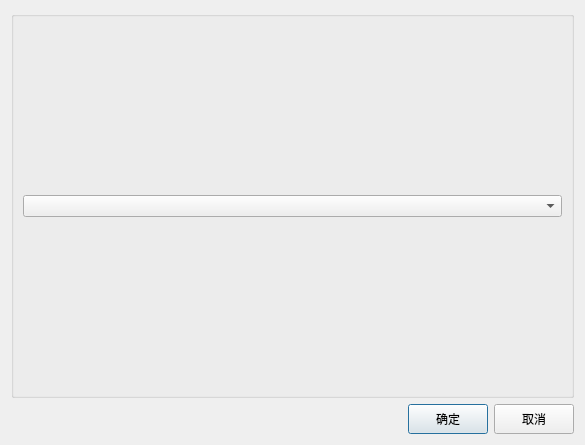
<?xml version="1.0" encoding="UTF-8"?>
<ui version="4.0">
 <class>Dialog</class>
 <widget class="QDialog" name="Dialog">
  <property name="geometry">
   <rect>
    <x>0</x>
    <y>0</y>
    <width>585</width>
    <height>445</height>
   </rect>
  </property>
  <property name="windowTitle">
   <string>导入测试工程</string>
  </property>
  <layout class="QVBoxLayout" name="verticalLayout" stretch="8,1">
   <item>
    <widget class="QGroupBox" name="groupBox">
     <property name="title">
      <string/>
     </property>
     <layout class="QVBoxLayout" name="verticalLayout_2">
      <item>
       <spacer name="verticalSpacer">
        <property name="orientation">
         <enum>Qt::Vertical</enum>
        </property>
        <property name="sizeHint" stdset="0">
         <size>
          <width>20</width>
          <height>162</height>
         </size>
        </property>
       </spacer>
      </item>
      <item>
       <widget class="QComboBox" name="comboBox_import"/>
      </item>
      <item>
       <spacer name="verticalSpacer_2">
        <property name="orientation">
         <enum>Qt::Vertical</enum>
        </property>
        <property name="sizeHint" stdset="0">
         <size>
          <width>20</width>
          <height>161</height>
         </size>
        </property>
       </spacer>
      </item>
     </layout>
    </widget>
   </item>
   <item>
    <layout class="QHBoxLayout" name="horizontalLayout_4">
     <item>
      <spacer name="horizontalSpacer">
       <property name="orientation">
        <enum>Qt::Horizontal</enum>
       </property>
       <property name="sizeHint" stdset="0">
        <size>
         <width>40</width>
         <height>20</height>
        </size>
       </property>
      </spacer>
     </item>
     <item>
      <widget class="QPushButton" name="pushButton_ok">
       <property name="minimumSize">
        <size>
         <width>60</width>
         <height>30</height>
        </size>
       </property>
       <property name="styleSheet">
        <string notr="true">font: 10pt &quot;新宋体&quot;;</string>
       </property>
       <property name="text">
        <string>确定</string>
       </property>
      </widget>
     </item>
     <item>
      <widget class="QPushButton" name="pushButton_cancel">
       <property name="minimumSize">
        <size>
         <width>60</width>
         <height>30</height>
        </size>
       </property>
       <property name="styleSheet">
        <string notr="true">font: 10pt &quot;新宋体&quot;;</string>
       </property>
       <property name="text">
        <string>取消</string>
       </property>
      </widget>
     </item>
    </layout>
   </item>
  </layout>
 </widget>
 <resources/>
 <connections/>
</ui>
